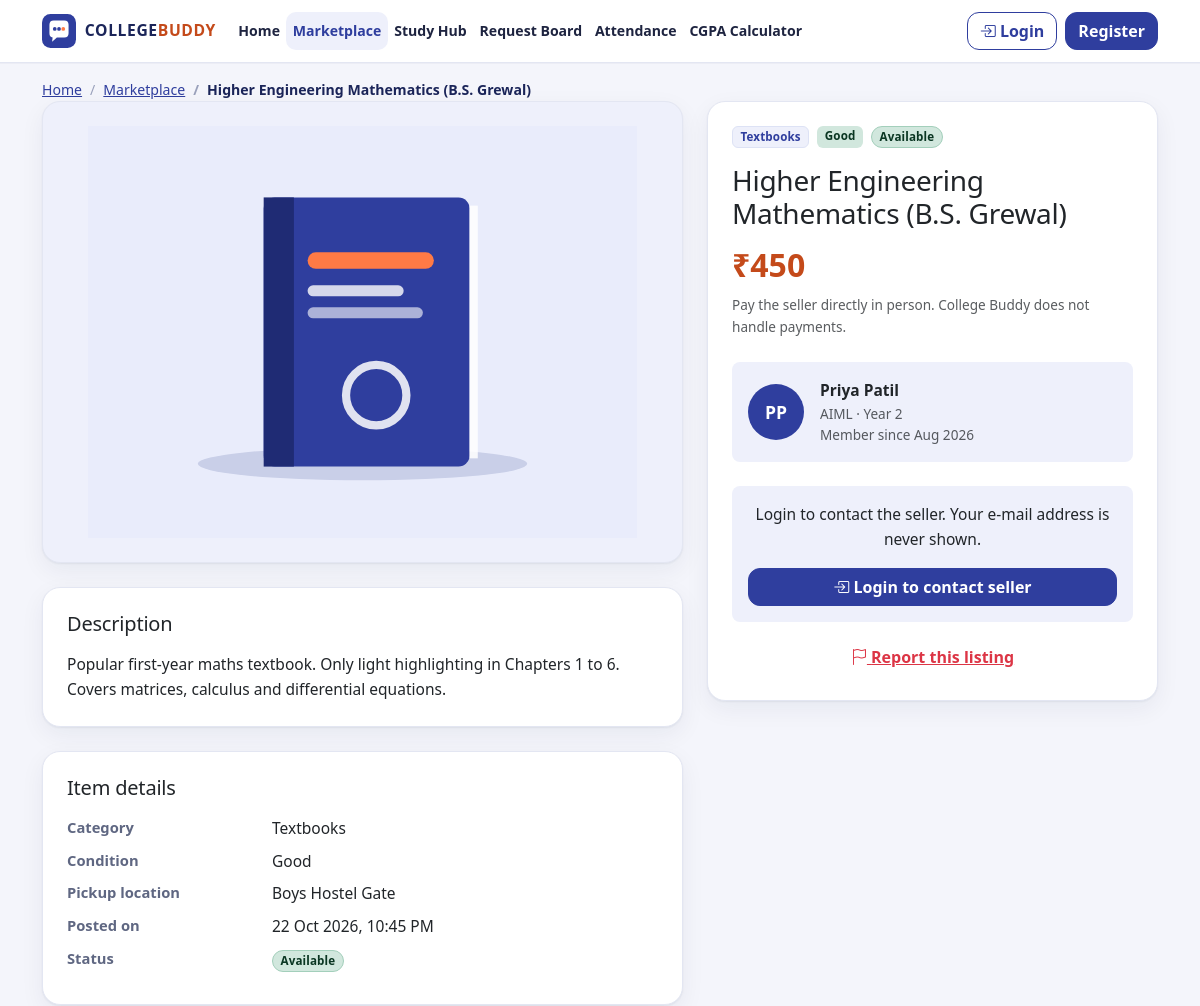
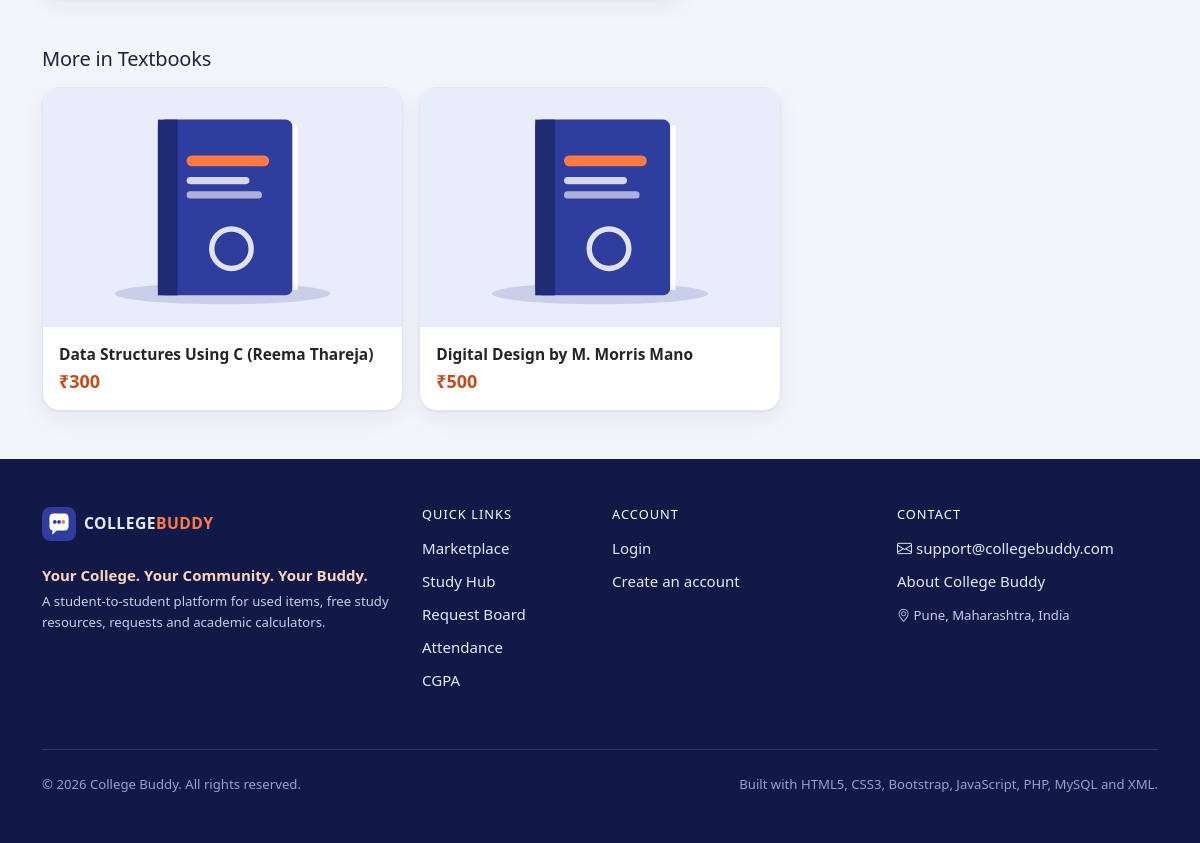
Screenshot of /product.php?id=1 with the database file from the repository (2 pictures, top to bottom).
### tables this page shows
CREATE TABLE listings (
    id              INT UNSIGNED NOT NULL AUTO_INCREMENT,
    user_id         INT UNSIGNED NOT NULL,                      
    title           VARCHAR(150) NOT NULL,
    category        VARCHAR(60)  NOT NULL,
    description     TEXT NOT NULL,
    price           DECIMAL(10, 2) NOT NULL DEFAULT 0.00,
    item_condition  ENUM('New', 'Like New', 'Good', 'Used') NOT NULL DEFAULT 'Good',
    location        VARCHAR(120) NOT NULL,
    image           VARCHAR(255) NULL DEFAULT NULL,             
    status          ENUM('Available', 'Sold') NOT NULL DEFAULT 'Available',
    created_at      TIMESTAMP NOT NULL DEFAULT CURRENT_TIMESTAMP,
    PRIMARY KEY (id),
    KEY idx_listings_user (user_id),
    KEY idx_listings_category (category),
    KEY idx_listings_status_created (status, created_at),
    CONSTRAINT fk_listings_user FOREIGN KEY (user_id) REFERENCES users (id) ON DELETE CASCADE
);

CREATE TABLE users (
    id          INT UNSIGNED NOT NULL AUTO_INCREMENT,           
    full_name   VARCHAR(100) NOT NULL,
    email       VARCHAR(150) NOT NULL,                          
    password    VARCHAR(255) NOT NULL,                          
    branch      VARCHAR(50)  NOT NULL,                          
    year        TINYINT UNSIGNED NOT NULL,                      
    semester    TINYINT UNSIGNED NOT NULL,                      
    role        ENUM('student', 'admin') NOT NULL DEFAULT 'student',
    created_at  TIMESTAMP NOT NULL DEFAULT CURRENT_TIMESTAMP,
    PRIMARY KEY (id),
    UNIQUE KEY uq_users_email (email),
    KEY idx_users_role (role)
);

### includes/db.php (called while the page is built, shortened)
<?php
function db(): mysqli
{
    static $conn = null;
    if ($conn === null) {
        $conn = new mysqli(DB_HOST, DB_USER, DB_PASS, DB_NAME);
        $conn->set_charset('utf8mb4');
        $conn->query("SET time_zone = '+05:30'");
    }
    return $conn;
}
function db_select(string $sql, string $types = '', array $params = []): array
{
    $stmt = db()->prepare($sql);
    if ($types !== '') {
        $stmt->bind_param($types, ...$params);
    }
    $stmt->execute();
    $rows = $stmt->get_result()->fetch_all(MYSQLI_ASSOC);
    return $rows;
}
function db_select_one(string $sql, string $types = '', array $params = []): ?array
{
    $rows = db_select($sql, $types, $params);
    return $rows[0] ?? null;
}

### includes/auth.php (called while the page is built, shortened)
<?php
require_once __DIR__ . '/db.php';
require_once __DIR__ . '/functions.php';
function current_user(): ?array
{
    static $cached = false;
    if ($cached !== false) {
        return $cached;
    }
    $id = (int) ($_SESSION['user_id'] ?? 0);
    if ($id <= 0) {
        return $cached = null;
    }
    $row = db_select_one(
        'SELECT id, full_name, email, branch, year, semester, role, created_at FROM users WHERE id = ?',
        'i',
        [$id]
    );
    return $cached = $row;
}

### product.php (the view, shortened to what this page needs)
<?php
require_once __DIR__ . '/includes/auth.php';
$id = (int) ($_GET['id'] ?? 0);
$listing = $id > 0 ? db_select_one(
    'SELECT l.*, u.full_name AS seller_name, u.branch AS seller_branch, u.year AS seller_year, u.created_at AS seller_joined
     FROM listings l JOIN users u ON u.id = l.user_id
     WHERE l.id = ?',
    'i',
    [$id]
) : null;
$me = current_user();
$isOwner = $me !== null && (int) $me['id'] === (int) $listing['user_id'];
$similar = db_select(
    "SELECT id, title, price, image FROM listings WHERE category = ? AND id <> ? AND status = 'Available' ORDER BY created_at DESC LIMIT 3",
    'si',
    [$listing['category'], $id]
);
require __DIR__ . '/includes/header.php';
?>
<section class="container pb-5">
    <div class="row g-4">
        <div class="col-lg-7">
            <div class="card cb-card cb-detail-media overflow-hidden">
                <img src="<?= e(listing_image_url($listing['image'])) ?>" alt="Photo of <?= e($listing['title']) ?>" class="w-100">
            </div>
            <div class="card cb-card mt-4">
                <div class="card-body p-4">
                    <h2 class="h5 mb-3">Description</h2>
                    <p class="mb-0 cb-pre"><?= e($listing['description']) ?></p>
                </div>
            </div>
            <div class="card cb-card mt-4">
                <div class="card-body p-4">
                    <h2 class="h5 mb-3">Item details</h2>
                    <dl class="row mb-0 cb-dl">
                        <dt class="col-sm-4">Category</dt><dd class="col-sm-8"><?= e($listing['category']) ?></dd>
                        <dt class="col-sm-4">Condition</dt><dd class="col-sm-8"><?= e($listing['item_condition']) ?></dd>
                        <dt class="col-sm-4">Pickup location</dt><dd class="col-sm-8"><?= e($listing['location']) ?></dd>
                        <dt class="col-sm-4">Posted on</dt><dd class="col-sm-8"><?= e(format_date($listing['created_at'], 'd M Y, h:i A')) ?></dd>
                        <dt class="col-sm-4">Status</dt><dd class="col-sm-8"><?= status_badge($listing['status']) ?></dd>
                    </dl>
                </div>
            </div>
        </div>
        <div class="col-lg-5">
            <div class="card cb-card cb-sticky">
                <div class="card-body p-4">
                    <div class="d-flex flex-wrap gap-2 mb-3">
                        <span class="badge cb-badge-soft"><?= e($listing['category']) ?></span>
                        <?= condition_badge($listing['item_condition']) ?>
                        <?= status_badge($listing['status']) ?>
                    </div>
                    <h1 class="h3 mb-2"><?= e($listing['title']) ?></h1>
                    <div class="cb-price cb-price-lg mb-1"><?= format_price($listing['price']) ?></div>
                    <p class="small text-muted mb-4">Pay the seller directly in person. College Buddy does not handle payments.</p>
                    <div class="cb-seller d-flex align-items-center gap-3 p-3 rounded-3 mb-4">
                        <span class="cb-avatar cb-avatar-lg"><?= e(initials($listing['seller_name'])) ?></span>
                        <div class="min-w-0">
                            <div class="fw-semibold"><?= e($listing['seller_name']) ?></div>
                            <div class="small text-muted"><?= e($listing['seller_branch']) ?> &middot; Year <?= (int) $listing['seller_year'] ?></div>
                            <div class="small text-muted">Member since <?= e(format_date($listing['seller_joined'], 'M Y')) ?></div>
                        </div>
                    </div>
                    <?php if ($isOwner): ?>
                        <h2 class="h6 text-uppercase text-muted mb-3">Manage your listing</h2>
                        <div class="d-grid gap-2">
                            <a class="btn btn-outline-primary" href="<?= href('sell.php?edit=' . $id) ?>"><i class="bi bi-pencil"></i> Edit listing</a>
                            <form method="post" action="<?= href('product.php?id=' . $id) ?>">
                                <?= csrf_field() ?>
                                <input type="hidden" name="action" value="toggle_sold">
                                <button class="btn btn-outline-secondary w-100" type="submit">
                                    <i class="bi bi-check2-circle"></i> <?= $listing['status'] === 'Sold' ? 'Mark as Available' : 'Mark as Sold' ?>
                                </button>
                            </form>
                            <form method="post" action="<?= href('product.php?id=' . $id) ?>" data-confirm="Delete this listing permanently? This cannot be undone.">
                                <?= csrf_field() ?>
                                <input type="hidden" name="action" value="delete">
                                <button class="btn btn-outline-danger w-100" type="submit"><i class="bi bi-trash"></i> Delete listing</button>
                            </form>
                        </div>
                    <?php elseif ($listing['status'] === 'Sold'): ?>
                        <div class="alert alert-secondary mb-0"><i class="bi bi-bag-check"></i> This item has been sold.</div>
                    <?php else: ?>
                        <div id="contact-seller" class="cb-login-cta text-center p-3 rounded-3">
                            <p class="mb-3">Login to contact the seller. Your e-mail address is never shown.</p>
                            <a class="btn btn-primary w-100" href="<?= href('login.php?next=' . urlencode('product.php?id=' . $id)) ?>"><i class="bi bi-box-arrow-in-right"></i> Login to contact seller</a>
                        </div>
                    <?php endif; ?>
                    <?php if (!$isOwner): ?>
                        <a class="btn btn-link text-danger w-100 mt-3" href="<?= href('report.php?type=listing&id=' . $id) ?>"><i class="bi bi-flag"></i> Report this listing</a>
                    <?php endif; ?>
                </div>
            </div>
        </div>
    </div>
    <?php if ($similar): ?>
        <h2 class="h5 mt-5 mb-3">More in <?= e($listing['category']) ?></h2>
        <div class="row g-3">
            <?php foreach ($similar as $s): ?>
                <div class="col-sm-4">
                    <a class="card cb-card cb-card-hover cb-mini h-100 text-decoration-none" href="<?= href('product.php?id=' . (int) $s['id']) ?>">
                        <img src="<?= e(listing_image_url($s['image'])) ?>" alt="" class="cb-mini-img" loading="lazy">
                        <div class="card-body">
                            <div class="fw-semibold text-body cb-clamp-1"><?= e($s['title']) ?></div>
                            <div class="cb-price"><?= format_price($s['price']) ?></div>
                        </div>
                    </a>
                </div>
            <?php endforeach; ?>
        </div>
    <?php endif; ?>
</section>
<?php require __DIR__ . '/includes/footer.php'; ?>

### includes/functions.php (shortened to what this page needs)
<?php
function project_root(): string
{
    return dirname(__DIR__);
}
function base_url(): string
{
    static $base = null;
    if ($base !== null) {
        return $base;
    }
    $base = '';
    $docRoot = isset($_SERVER['DOCUMENT_ROOT']) ? realpath($_SERVER['DOCUMENT_ROOT']) : false;
    $project = realpath(project_root());
    if ($docRoot !== false && $project !== false) {
        $docRoot = rtrim(str_replace('\\', '/', $docRoot), '/');
        $project = str_replace('\\', '/', $project);
        if (stripos($project, $docRoot) === 0) {
            $base = rtrim(substr($project, strlen($docRoot)), '/');
        }
    }
    return $base;
}
function url(string $path = ''): string
{
    return base_url() . '/' . ltrim($path, '/');
}
function href(string $path = ''): string
{
    return e(url($path));
}
function e($value): string
{
    return htmlspecialchars((string) ($value ?? ''), ENT_QUOTES, 'UTF-8');
}
function format_price($amount): string
{
    $amount = (float) $amount;
    return '₹' . (floor($amount) == $amount ? number_format($amount, 0) : number_format($amount, 2));
}
function format_date(string $datetime, string $format = 'd M Y'): string
{
    return date($format, strtotime($datetime));
}
function initials(string $name): string
{
    $parts = preg_split('/\s+/', trim($name), -1, PREG_SPLIT_NO_EMPTY) ?: [];
    $out = '';
    foreach (array_slice($parts, 0, 2) as $part) {
        $out .= mb_strtoupper(mb_substr($part, 0, 1));
    }
    return $out !== '' ? $out : 'CB';
}
function status_badge(string $status): string
{
    $colors = [
        'Available' => 'success', 'Open' => 'success', 'Resolved' => 'success',
        'Pending' => 'warning', 'Sold' => 'secondary', 'Closed' => 'secondary', 'Dismissed' => 'secondary',
    ];
    $c = $colors[$status] ?? 'secondary';
    return '<span class="badge rounded-pill bg-' . $c . '-subtle text-' . $c . '-emphasis border border-' . $c . '-subtle">' . e($status) . '</span>';
}
function condition_badge(string $condition): string
{
    $colors = ['New' => 'primary', 'Like New' => 'info', 'Good' => 'success', 'Used' => 'warning'];
    $c = $colors[$condition] ?? 'secondary';
    return '<span class="badge bg-' . $c . '-subtle text-' . $c . '-emphasis">' . e($condition) . '</span>';
}
function listing_image_url(?string $path): string
{
    return ($path !== null && $path !== '') ? url($path) : url('images/samples/placeholder.svg');
}

### css/style.css (style rules this page uses)
:root { --cb-primary: #2f3e9e; --cb-primary-dark: #1f2b74; --cb-primary-ink: #1b2559; --cb-accent: #ff7a45; --cb-accent-dark: #c44a1a; --cb-bg: #f4f5fb; --cb-surface: #ffffff; --cb-text: #1e2440; --cb-muted: #5f6782; --cb-border: #e3e6f2; --cb-soft: #eef0fb; --cb-footer: #111a47; --cb-radius: 18px; --cb-shadow: 0 1px 2px rgba(20, 28, 70, .06), 0 8px 24px rgba(20, 28, 70, .06); --cb-shadow-hover: 0 2px 4px rgba(20, 28, 70, .08), 0 16px 36px rgba(20, 28, 70, .13); --cb-font: system-ui, -apple-system, "Segoe UI", Roboto, "Helvetica Neue", Arial, "Noto Sans", sans-serif; }
html { scroll-behavior: smooth; }
body.cb-body { font-family: var(--cb-font); background: var(--cb-bg); color: var(--cb-text); font-size: 0.97rem; line-height: 1.6; }
h1, h2, h3, h4, h5, h6 { color: var(--cb-primary-ink); letter-spacing: -0.01em; }
a { color: var(--cb-primary); }
.min-w-0 { min-width: 0; }
.btn-primary { --bs-btn-color: #fff; --bs-btn-bg: var(--cb-primary); --bs-btn-border-color: var(--cb-primary); --bs-btn-hover-color: #fff; --bs-btn-hover-bg: var(--cb-primary-dark); --bs-btn-hover-border-color: var(--cb-primary-dark); --bs-btn-active-bg: var(--cb-primary-dark); --bs-btn-active-border-color: var(--cb-primary-dark); --bs-btn-disabled-bg: var(--cb-primary); --bs-btn-disabled-border-color: var(--cb-primary); font-weight: 600; border-radius: 12px; }
.btn { border-radius: 12px; }
.btn-link { font-weight: 600; }
.badge { font-weight: 600; letter-spacing: .01em; }
.cb-avatar { width: 40px; height: 40px; border-radius: 50%; background: var(--cb-primary); color: #fff; display: inline-grid; place-items: center; font-weight: 700; font-size: .9rem; flex: none; }
.cb-avatar-lg { width: 56px; height: 56px; font-size: 1.1rem; }
.cb-card { background: var(--cb-surface); border: 1px solid var(--cb-border); border-radius: var(--cb-radius); box-shadow: var(--cb-shadow); }
.cb-card-hover { transition: transform .18s ease, box-shadow .18s ease, border-color .18s ease; }
.cb-badge-soft { background: var(--cb-soft); color: var(--cb-primary); border: 1px solid #dde2f5; font-weight: 600; }
.cb-clamp-1 { white-space: nowrap; overflow: hidden; text-overflow: ellipsis; }
.cb-price { font-weight: 800; color: var(--cb-accent-dark); font-size: 1.12rem; }
.cb-price-lg { font-size: 2rem; }
.cb-detail-media { background: var(--cb-soft); }
.cb-detail-media img { display: block; max-height: 460px; width: 100%; object-fit: contain; padding: 1.5rem; }
.cb-pre { white-space: pre-line; word-break: break-word; }
.cb-dl dt { color: var(--cb-muted); font-weight: 600; font-size: .92rem; margin-bottom: .5rem; }
.cb-dl dd { font-weight: 500; margin-bottom: .5rem; }
.cb-sticky { position: sticky; top: 96px; }
.cb-seller { background: var(--cb-soft); }
.cb-login-cta { background: var(--cb-soft); }
.cb-mini-img { width: 100%; aspect-ratio: 3 / 2; object-fit: cover; background: var(--cb-soft); border-radius: var(--cb-radius) var(--cb-radius) 0 0; }
.cb-mini .card-body { padding: .9rem 1rem; }

### rows the page displays
listings: image (picture), description "Popular first-year maths textbook. Only light highlighting in Chapters 1 to 6. Covers matrices, calculus and differential equations.", category "Textbooks", item_condition "Good", location "Boys Hostel Gate", created_at "22 Oct 2026, 10:45 PM", status "Available Available", title "Higher Engineering Mathematics (B.S. Grewal)", price "₹450", user.full_name "PP", user.full_name "Priya Patil", user.branch "AIML", user.year "2", user.created_at "Aug 2026"
listings: image (picture), title "Data Structures Using C (Reema Thareja)", price "₹300"
listings: image (picture), title "Digital Design by M. Morris Mano", price "₹500"

### other values shown
$label "Home"
$label "Marketplace"
$label "Study Hub"
$label "Request Board"
$label "Attendance"
$label "CGPA Calculator"
$crumb[0] "Marketplace"
$crumb[0] "Higher Engineering Mathematics (B.S. Grewal)"
